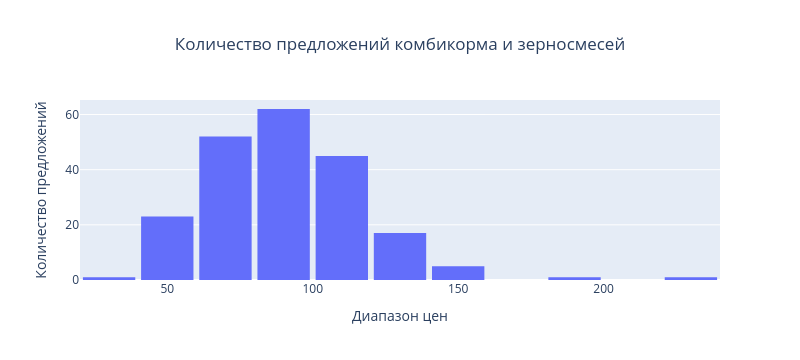

Write notebook code for a chart like this one.
### Code cell
import pandas as pd
import plotly.express as px

fig = px.histogram(df, x="Цена за КГ", nbins=10, title="Количество предложений комбикорма и зерносмесей")
fig.update_layout(
    xaxis_title="Диапазон цен",
    yaxis_title="Количество предложений",
    bargap=0.1,
    width = 800,
    title_x = 0.5
)

fig.show()

### Figure 1 — Plotly figure (JSON) as saved in the notebook; plotly's stock layout.template omitted (floating-point values rounded to 4 significant figures; data arrays with more than 128 entries replaced by an {"elided": "..."} marker saying what was removed)
{"data": [{"alignmentgroup": "True", "bingroup": "x", "hovertemplate": "Цена за КГ=%{x}<br>count=%{y}<extra></extra>", "legendgroup": "", "marker": {"color": "#636efa", "pattern": {"shape": ""}}, "name": "", "nbinsx": 10, "offsetgroup": "", "orientation": "v", "showlegend": false, "type": "histogram", "x": {"elided": "207 float values"}, "xaxis": "x", "yaxis": "y"}], "layout": {"bargap": 0.1, "barmode": "relative", "height": 360, "legend": {"tracegroupgap": 0}, "title": {"text": "Количество предложений комбикорма и зерносмесей", "x": 0.5}, "width": 800, "xaxis": {"anchor": "y", "autorange": true, "domain": [0, 1], "range": [20, 240], "title": {"text": "Диапазон цен"}, "type": "linear"}, "yaxis": {"anchor": "x", "autorange": true, "domain": [0, 1], "range": [0, 65.26], "title": {"text": "Количество предложений"}}}}
